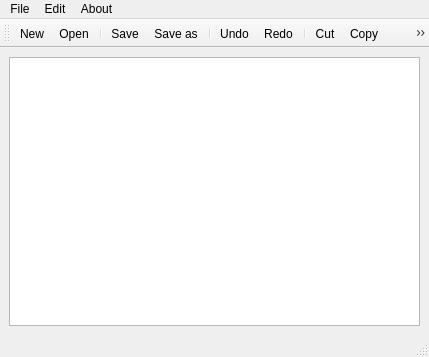
<?xml version="1.0" encoding="UTF-8"?>
<ui version="4.0">
 <class>MainWindow</class>
 <widget class="QMainWindow" name="MainWindow">
  <property name="geometry">
   <rect>
    <x>0</x>
    <y>0</y>
    <width>429</width>
    <height>357</height>
   </rect>
  </property>
  <property name="windowTitle">
   <string>Text Editor</string>
  </property>
  <widget class="QWidget" name="centralwidget">
   <layout class="QHBoxLayout" name="horizontalLayout">
    <item>
     <widget class="QTextEdit" name="textEdit"/>
    </item>
   </layout>
  </widget>
  <widget class="QMenuBar" name="menubar">
   <property name="geometry">
    <rect>
     <x>0</x>
     <y>0</y>
     <width>429</width>
     <height>22</height>
    </rect>
   </property>
   <widget class="QMenu" name="menuNotePad">
    <property name="title">
     <string>File</string>
    </property>
    <addaction name="actionNew"/>
    <addaction name="actionOpen"/>
    <addaction name="separator"/>
    <addaction name="actionSave"/>
    <addaction name="actionSaveAs"/>
    <addaction name="separator"/>
    <addaction name="actionUndo"/>
    <addaction name="actionRedo"/>
    <addaction name="actionClose"/>
   </widget>
   <widget class="QMenu" name="menuEdit">
    <property name="title">
     <string>Edit</string>
    </property>
    <addaction name="actionCut"/>
    <addaction name="actionCopy"/>
    <addaction name="actionPaste"/>
   </widget>
   <widget class="QMenu" name="menuAbout">
    <property name="title">
     <string>About</string>
    </property>
    <addaction name="actionInfo"/>
   </widget>
   <addaction name="menuNotePad"/>
   <addaction name="menuEdit"/>
   <addaction name="menuAbout"/>
  </widget>
  <widget class="QStatusBar" name="statusbar"/>
  <widget class="QToolBar" name="toolBar">
   <property name="windowTitle">
    <string>toolBar</string>
   </property>
   <attribute name="toolBarArea">
    <enum>TopToolBarArea</enum>
   </attribute>
   <attribute name="toolBarBreak">
    <bool>false</bool>
   </attribute>
   <addaction name="actionNew"/>
   <addaction name="actionOpen"/>
   <addaction name="separator"/>
   <addaction name="actionSave"/>
   <addaction name="actionSaveAs"/>
   <addaction name="separator"/>
   <addaction name="actionUndo"/>
   <addaction name="actionRedo"/>
   <addaction name="separator"/>
   <addaction name="actionCut"/>
   <addaction name="actionCopy"/>
   <addaction name="actionPaste"/>
   <addaction name="separator"/>
   <addaction name="actionInfo"/>
  </widget>
  <action name="actionNew">
   <property name="icon">
    <iconset resource="Resource.qrc">
     <normaloff>:/res/img/add.png</normaloff>:/res/img/add.png</iconset>
   </property>
   <property name="text">
    <string>New</string>
   </property>
   <property name="toolTip">
    <string>Add New File</string>
   </property>
   <property name="visible">
    <bool>true</bool>
   </property>
  </action>
  <action name="actionOpen">
   <property name="icon">
    <iconset resource="Resource.qrc">
     <normaloff>:/res/img/open.png</normaloff>:/res/img/open.png</iconset>
   </property>
   <property name="text">
    <string>Open</string>
   </property>
  </action>
  <action name="actionSave">
   <property name="icon">
    <iconset resource="Resource.qrc">
     <normaloff>:/res/img/save.png</normaloff>:/res/img/save.png</iconset>
   </property>
   <property name="text">
    <string>Save</string>
   </property>
  </action>
  <action name="actionSaveAs">
   <property name="icon">
    <iconset resource="Resource.qrc">
     <normaloff>:/res/img/save_as.png</normaloff>:/res/img/save_as.png</iconset>
   </property>
   <property name="text">
    <string>Save as</string>
   </property>
  </action>
  <action name="actionUndo">
   <property name="icon">
    <iconset resource="Resource.qrc">
     <normaloff>:/res/img/undo.png</normaloff>:/res/img/undo.png</iconset>
   </property>
   <property name="text">
    <string>Undo</string>
   </property>
  </action>
  <action name="actionRedo">
   <property name="icon">
    <iconset resource="Resource.qrc">
     <normaloff>:/res/img/redo.png</normaloff>:/res/img/redo.png</iconset>
   </property>
   <property name="text">
    <string>Redo</string>
   </property>
  </action>
  <action name="actionCut">
   <property name="icon">
    <iconset resource="Resource.qrc">
     <normaloff>:/res/img/cut.png</normaloff>:/res/img/cut.png</iconset>
   </property>
   <property name="text">
    <string>Cut</string>
   </property>
  </action>
  <action name="actionCopy">
   <property name="icon">
    <iconset resource="Resource.qrc">
     <normaloff>:/res/img/copy.png</normaloff>:/res/img/copy.png</iconset>
   </property>
   <property name="text">
    <string>Copy</string>
   </property>
  </action>
  <action name="actionPaste">
   <property name="icon">
    <iconset resource="Resource.qrc">
     <normaloff>:/res/img/paste.png</normaloff>:/res/img/paste.png</iconset>
   </property>
   <property name="text">
    <string>Paste</string>
   </property>
  </action>
  <action name="actionInfo">
   <property name="icon">
    <iconset resource="Resource.qrc">
     <normaloff>:/res/img/info.png</normaloff>:/res/img/info.png</iconset>
   </property>
   <property name="text">
    <string>Info</string>
   </property>
  </action>
  <action name="actionClose">
   <property name="text">
    <string>Close</string>
   </property>
   <property name="shortcut">
    <string>Ctrl+Esc</string>
   </property>
  </action>
 </widget>
 <resources>
  <include location="Resource.qrc"/>
 </resources>
 <connections/>
</ui>
